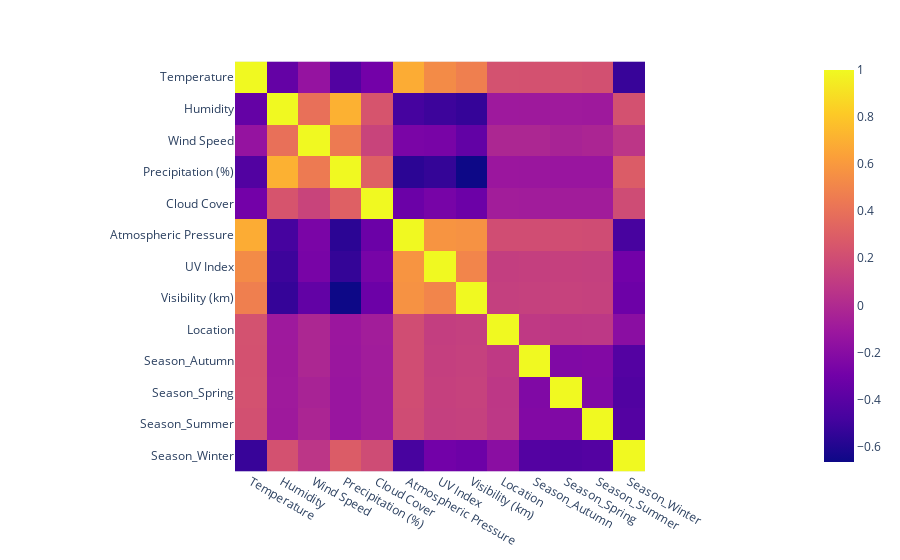

Notebook source saved alongside this figure:
### Code cell
# korelacna matica
corr_matrix = px.imshow(df.corr())
corr_matrix.show()

### Figure 1 — Plotly figure (JSON) as saved in the notebook; plotly's stock layout.template omitted (floating-point values rounded to 4 significant figures; data arrays with more than 128 entries replaced by an {"elided": "..."} marker saying what was removed)
{"data": [{"coloraxis": "coloraxis", "hovertemplate": "x: %{x}<br>y: %{y}<br>color: %{z}<extra></extra>", "name": "0", "type": "heatmap", "x": ["Temperature", "Humidity", "Wind Speed", "Precipitation (%)", "Cloud Cover", "Atmospheric Pressure", "UV Index", "Visibility (km)", "Location", "Season_Autumn", "Season_Spring", "Season_Summer", "Season_Winter"], "xaxis": "x", "y": ["Temperature", "Humidity", "Wind Speed", "Precipitation (%)", "Cloud Cover", "Atmospheric Pressure", "UV Index", "Visibility (km)", "Location", "Season_Autumn", "Season_Spring", "Season_Summer", "Season_Winter"], "yaxis": "y", "z": {"elided": "13x13 float values"}}], "layout": {"coloraxis": {"colorscale": [[0, "#0d0887"], [0.1111, "#46039f"], [0.2222, "#7201a8"], [0.3333, "#9c179e"], [0.4444, "#bd3786"], [0.5556, "#d8576b"], [0.6667, "#ed7953"], [0.7778, "#fb9f3a"], [0.8889, "#fdca26"], [1, "#f0f921"]]}, "margin": {"t": 60}, "xaxis": {"anchor": "y", "constrain": "domain", "domain": [0, 1], "scaleanchor": "y"}, "yaxis": {"anchor": "x", "autorange": "reversed", "constrain": "domain", "domain": [0, 1]}}}
